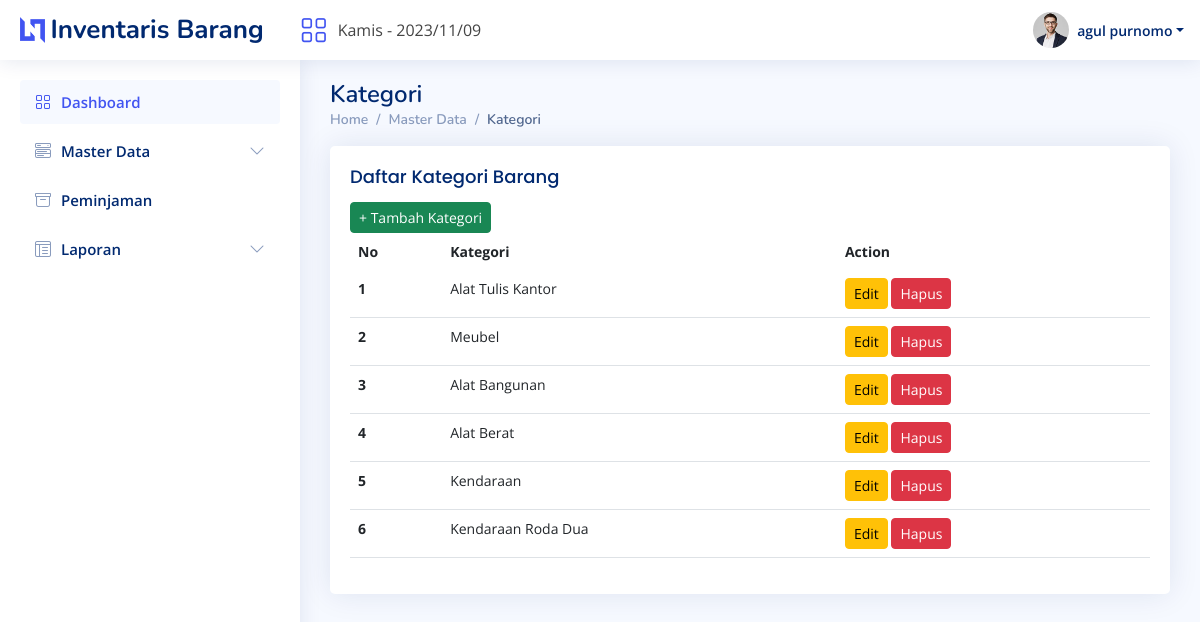
The app's page /kategori.php (signed in) with its own data.
### tables this page shows
CREATE TABLE `kategori` (
  `id_kategori` int(25) NOT NULL,
  `nama_kategori` varchar(255) NOT NULL
);

### kategori.php (the view, shortened to what this page needs)
<?php
include_once 'header.php';
?>
<main id="main" class="main">
    <div class="pagetitle">
        <h1>Kategori</h1>
        <nav>
            <ol class="breadcrumb">
                <li class="breadcrumb-item"><a href="?page=dashboard">Home</a></li>
                <li class="breadcrumb-item">Master Data</li>
                <li class="breadcrumb-item active">Kategori</li>
            </ol>
        </nav>
    </div>
    <section class="section dashboard">
        <div class="row">
            <div class="col-lg-15">
                <div class="row">
                    <div class="col-12">
                        <div class="card recent-sales overflow-auto">
                            <div class="card-body">
                                <h5 class="card-title m-0">Daftar Kategori Barang</h5>
                                <button class="btn btn-success btn-sm" data-bs-toggle="modal" data-bs-target="#tambahKategori" title="Tambah Kategori Baru pada Barang">+ Tambah Kategori</button>
                                <table class="table table-border datatable">
                                    <thead>
                                        <tr>
                                            <th scope="col">No</th>
                                            <th scope="col">Kategori</th>
                                            <th scope="col">Action</th>
                                        </tr>
                                    </thead>
                                    <tbody>
                                        <?php
                                        $i = 1;
                                        $query = mysqli_query($koneksi, "SELECT * FROM kategori");
                                        while ($data = mysqli_fetch_array($query)) {
                                        ?>
                                            <tr>
                                                <th scope="row"><?php echo "$i";
                                                                $i++ ?></th>
                                                <td><?php echo $data['nama_kategori'] ?></td>
                                                <td>
                                                    <button class="btn btn-warning btn-sm" data-bs-toggle="modal" data-bs-target="#editkategori<?php echo $data['id_kategori'] ?>" title="Edit Data Kategori">Edit</button>
                                                    <button class="btn btn-danger btn-sm" data-bs-toggle="modal" data-bs-target="#hapuskategori<?php echo $data['id_kategori'] ?>" title="Hapus Data Kategori">Hapus</button>
                                                </td>
                                            </tr>
                                        <?php
                                        }
                                        ?>
                                    </tbody>
                                </table>
                            </div>
                        </div>
                    </div>
                </div>
            </div>
        </div>
    </section>
</main>

### assets/css/style.css (style rules this page uses)
:root { scroll-behavior: smooth; }
body { font-family: "Open Sans", sans-serif; background: #f6f9ff; color: #444444; }
a { color: #4154f1; text-decoration: none; }
h1, h2, h3, h4, h5, h6 { font-family: "Nunito", sans-serif; }
#main { margin-top: 60px; padding: 20px 30px; transition: all 0.3s; }
.pagetitle { margin-bottom: 10px; }
.pagetitle h1 { font-size: 24px; margin-bottom: 0; font-weight: 600; color: #012970; }
.card { margin-bottom: 30px; border: none; border-radius: 5px; box-shadow: 0px 0 30px rgba(1, 41, 112, 0.1); }
.card-title { padding: 20px 0 15px 0; font-size: 18px; font-weight: 500; color: #012970; font-family: "Poppins", sans-serif; }
.card-body { padding: 0 20px 20px 20px; }
.breadcrumb { font-size: 14px; font-family: "Nunito", sans-serif; color: #899bbd; font-weight: 600; }
.breadcrumb a { color: #899bbd; transition: 0.3s; }
.breadcrumb .breadcrumb-item::before { color: #899bbd; }
.breadcrumb .active { color: #51678f; font-weight: 600; }
@media (min-width: 1200px) { #main, #footer { margin-left: 300px; } }
.dashboard .recent-sales { font-size: 14px; }
.dashboard .recent-sales .table thead { background: #f6f6fe; }
.dashboard .recent-sales .table thead th { border: 0; }

### records on screen
kategori: nama_kategori "Alat Tulis Kantor"
kategori: nama_kategori "Meubel"
kategori: nama_kategori "Alat Bangunan"
kategori: nama_kategori "Alat Berat"
kategori: nama_kategori "Kendaraan"
kategori: nama_kategori "Kendaraan Roda Dua"

### other values on screen
$today_indo "Kamis"
$_SESSION['user']['nama_user'] "agul purnomo"
